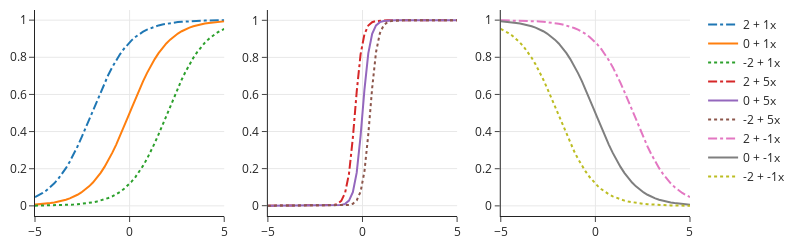

Write notebook code for a chart like this one.
### Code cell
fig = make_subplots(rows=1, cols=3)

from itertools import cycle
styles = cycle(['dashdot', None, 'dot'])

row = col = 1
for theta1 in [1, 5, -1]:
    for theta0 in [2, 0, -2]:
        fig.add_trace(go.Scatter(name=f"{theta0} + {theta1}x", 
                                 x=t, y=logistic(theta0 + theta1*t),
                                 mode="lines", line=dict(dash=next(styles))),
                      row=row, col=col)
    col += 1
        
fig.update_layout(width=800, height=250)        
fig
